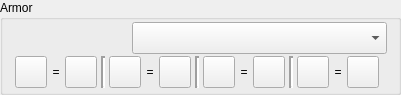
       <widget class="QGroupBox" name="groupBox_13">
        <property name="geometry">
         <rect>
          <x>10</x>
          <y>90</y>
          <width>401</width>
          <height>95</height>
         </rect>
        </property>
        <property name="minimumSize">
         <size>
          <width>0</width>
          <height>95</height>
         </size>
        </property>
        <property name="title">
         <string>Armor</string>
        </property>
        <layout class="QVBoxLayout" name="verticalLayout_20">
         <property name="spacing">
          <number>0</number>
         </property>
         <property name="topMargin">
          <number>0</number>
         </property>
         <property name="bottomMargin">
          <number>1</number>
         </property>
         <item>
          <layout class="QHBoxLayout" name="horizontalLayout_70">
           <item>
            <spacer name="horizontalSpacer_7">
             <property name="orientation">
              <enum>Qt::Horizontal</enum>
             </property>
             <property name="sizeHint" stdset="0">
              <size>
               <width>40</width>
               <height>20</height>
              </size>
             </property>
            </spacer>
           </item>
           <item>
            <widget class="QComboBox" name="combo_armor">
             <property name="enabled">
              <bool>true</bool>
             </property>
             <property name="minimumSize">
              <size>
               <width>255</width>
               <height>32</height>
              </size>
             </property>
             <property name="maximumSize">
              <size>
               <width>255</width>
               <height>32</height>
              </size>
             </property>
            </widget>
           </item>
          </layout>
         </item>
         <item>
          <layout class="QHBoxLayout" name="horizontalLayout_53">
           <property name="spacing">
            <number>0</number>
           </property>
           <item>
            <widget class="QPushButton" name="a_m_s1">
             <property name="minimumSize">
              <size>
               <width>32</width>
               <height>32</height>
              </size>
             </property>
             <property name="maximumSize">
              <size>
               <width>32</width>
               <height>32</height>
              </size>
             </property>
             <property name="text">
              <string/>
             </property>
             <property name="iconSize">
              <size>
               <width>32</width>
               <height>32</height>
              </size>
             </property>
            </widget>
           </item>
           <item>
            <widget class="QLabel" name="a_m_l1">
             <property name="minimumSize">
              <size>
               <width>16</width>
               <height>0</height>
              </size>
             </property>
             <property name="maximumSize">
              <size>
               <width>16</width>
               <height>32</height>
              </size>
             </property>
             <property name="text">
              <string>=</string>
             </property>
             <property name="alignment">
              <set>Qt::AlignCenter</set>
             </property>
            </widget>
           </item>
           <item>
            <widget class="QPushButton" name="a_m_s2">
             <property name="minimumSize">
              <size>
               <width>32</width>
               <height>32</height>
              </size>
             </property>
             <property name="maximumSize">
              <size>
               <width>32</width>
               <height>32</height>
              </size>
             </property>
             <property name="text">
              <string/>
             </property>
             <property name="iconSize">
              <size>
               <width>32</width>
               <height>32</height>
              </size>
             </property>
            </widget>
           </item>
           <item>
            <widget class="Line" name="line_4">
             <property name="minimumSize">
              <size>
               <width>10</width>
               <height>32</height>
              </size>
             </property>
             <property name="maximumSize">
              <size>
               <width>16777215</width>
               <height>32</height>
              </size>
             </property>
             <property name="lineWidth">
              <number>2</number>
             </property>
             <property name="orientation">
              <enum>Qt::Vertical</enum>
             </property>
            </widget>
           </item>
           <item>
            <widget class="QPushButton" name="a_m_s3">
             <property name="minimumSize">
              <size>
               <width>32</width>
               <height>32</height>
              </size>
             </property>
             <property name="maximumSize">
              <size>
               <width>32</width>
               <height>32</height>
              </size>
             </property>
             <property name="text">
              <string/>
             </property>
             <property name="iconSize">
              <size>
               <width>32</width>
               <height>32</height>
              </size>
             </property>
            </widget>
           </item>
           <item>
            <widget class="QLabel" name="a_m_l2">
             <property name="minimumSize">
              <size>
               <width>0</width>
               <height>32</height>
              </size>
             </property>
             <property name="maximumSize">
              <size>
               <width>16</width>
               <height>32</height>
              </size>
             </property>
             <property name="text">
              <string>=</string>
             </property>
             <property name="alignment">
              <set>Qt::AlignCenter</set>
             </property>
            </widget>
           </item>
           <item>
            <widget class="QPushButton" name="a_m_s4">
             <property name="minimumSize">
              <size>
               <width>32</width>
               <height>32</height>
              </size>
             </property>
             <property name="maximumSize">
              <size>
               <width>32</width>
               <height>32</height>
              </size>
             </property>
             <property name="text">
              <string/>
             </property>
             <property name="iconSize">
              <size>
               <width>32</width>
               <height>32</height>
              </size>
             </property>
            </widget>
           </item>
           <item>
            <widget class="Line" name="line_5">
             <property name="minimumSize">
              <size>
               <width>10</width>
               <height>32</height>
              </size>
             </property>
             <property name="maximumSize">
              <size>
               <width>16777215</width>
               <height>32</height>
              </size>
             </property>
             <property name="lineWidth">
              <number>2</number>
             </property>
             <property name="orientation">
              <enum>Qt::Vertical</enum>
             </property>
            </widget>
           </item>
           <item>
            <widget class="QPushButton" name="a_m_s5">
             <property name="minimumSize">
              <size>
               <width>32</width>
               <height>32</height>
              </size>
             </property>
             <property name="maximumSize">
              <size>
               <width>32</width>
               <height>32</height>
              </size>
             </property>
             <property name="text">
              <string/>
             </property>
             <property name="iconSize">
              <size>
               <width>32</width>
               <height>32</height>
              </size>
             </property>
            </widget>
           </item>
           <item>
            <widget class="QLabel" name="a_m_l3">
             <property name="minimumSize">
              <size>
               <width>0</width>
               <height>32</height>
              </size>
             </property>
             <property name="maximumSize">
              <size>
               <width>16</width>
               <height>32</height>
              </size>
             </property>
             <property name="text">
              <string>=</string>
             </property>
             <property name="alignment">
              <set>Qt::AlignCenter</set>
             </property>
            </widget>
           </item>
           <item>
            <widget class="QPushButton" name="a_m_s6">
             <property name="minimumSize">
              <size>
               <width>32</width>
               <height>32</height>
              </size>
             </property>
             <property name="maximumSize">
              <size>
               <width>32</width>
               <height>32</height>
              </size>
             </property>
             <property name="text">
              <string/>
             </property>
             <property name="iconSize">
              <size>
               <width>32</width>
               <height>32</height>
              </size>
             </property>
            </widget>
           </item>
           <item>
            <widget class="Line" name="line_6">
             <property name="minimumSize">
              <size>
               <width>10</width>
               <height>32</height>
              </size>
             </property>
             <property name="maximumSize">
              <size>
               <width>16777215</width>
               <height>32</height>
              </size>
             </property>
             <property name="lineWidth">
              <number>2</number>
             </property>
             <property name="orientation">
              <enum>Qt::Vertical</enum>
             </property>
            </widget>
           </item>
           <item>
            <widget class="QPushButton" name="a_m_s7">
             <property name="minimumSize">
              <size>
               <width>32</width>
               <height>32</height>
              </size>
             </property>
             <property name="maximumSize">
              <size>
               <width>32</width>
               <height>32</height>
              </size>
             </property>
             <property name="text">
              <string/>
             </property>
             <property name="iconSize">
              <size>
               <width>32</width>
               <height>32</height>
              </size>
             </property>
            </widget>
           </item>
           <item>
            <widget class="QLabel" name="a_m_l4">
             <property name="minimumSize">
              <size>
               <width>0</width>
               <height>32</height>
              </size>
             </property>
             <property name="maximumSize">
              <size>
               <width>16</width>
               <height>32</height>
              </size>
             </property>
             <property name="text">
              <string>=</string>
             </property>
             <property name="alignment">
              <set>Qt::AlignCenter</set>
             </property>
            </widget>
           </item>
           <item>
            <widget class="QPushButton" name="a_m_s8">
             <property name="minimumSize">
              <size>
               <width>32</width>
               <height>32</height>
              </size>
             </property>
             <property name="maximumSize">
              <size>
               <width>32</width>
               <height>32</height>
              </size>
             </property>
             <property name="text">
              <string/>
             </property>
             <property name="iconSize">
              <size>
               <width>32</width>
               <height>32</height>
              </size>
             </property>
            </widget>
           </item>
          </layout>
         </item>
        </layout>
       </widget>
